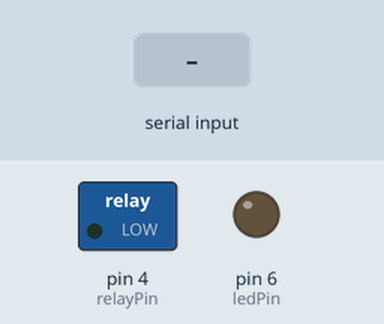
This sketch was run on a simulated Arduino Uno, built with avr-gcc and run on an emulated ATmega328P. On the bench: switched loads named in the sketch (green lamp = pin HIGH), output pins drawn as LEDs (lit = HIGH). Inputs (shaded band) come from the test bench.

Above: at 1.2 s.
1.3 s: "turn on LED" received over the second serial link
At 2.8 s:
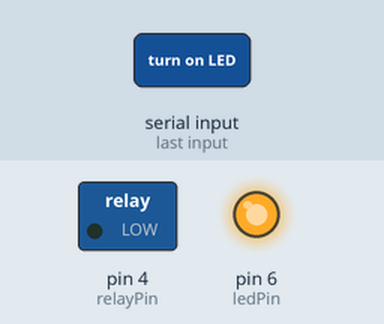
3.8 s: "turn on fan" received over the second serial link
At 5.9 s:
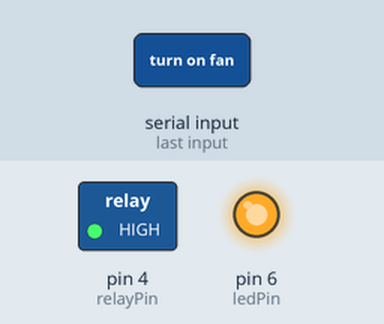
6.3 s: "turn off LED" received over the second serial link
At 7.7 s:
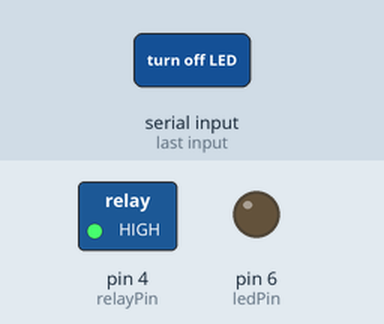
8.7 s: "turn off fan" received over the second serial link
At 10.8 s:
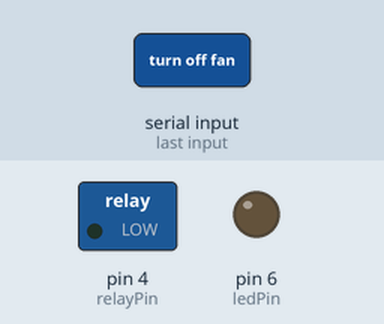
Timing chart, 0 to 12.1 s (numbered marks = the images above; inputs shaded):
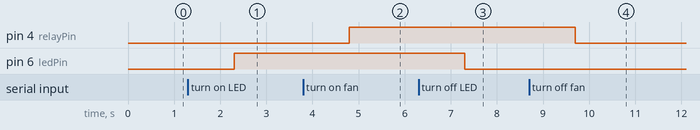

Measured:
- after the input at 1.3 s, pin 6 (ledPin): LOW → HIGH after 1.0 s
- after the input at 3.8 s, pin 4 (relayPin): LOW → HIGH after 1.0 s
- after the input at 6.3 s, pin 6 (ledPin): HIGH → LOW after 1.0 s
- after the input at 8.7 s, pin 4 (relayPin): HIGH → LOW after 1.0 s

The sketch:

automation.ino
```cpp
#include <SoftwareSerial.h>
// Bluetooth module pins
const int bluetoothTx = 2;
const int bluetoothRx = 3;
// LED pin
const int ledPin = 6;
// Relay pin
const int relayPin = 4;
SoftwareSerial bluetooth(bluetoothTx, bluetoothRx);
void setup() {
Serial.begin(9600);
bluetooth.begin(9600);
pinMode(ledPin, OUTPUT);
pinMode(relayPin, OUTPUT);
}
void loop() {
// Receive voice command from Bluetooth module
String voiceCommand = bluetooth.readString();
if (voiceCommand == "turn on LED") {
digitalWrite(ledPin, HIGH);
} else if (voiceCommand == "turn off LED") {
digitalWrite(ledPin, LOW);
} else if (voiceCommand == "turn on fan") {
digitalWrite(relayPin, HIGH);
} else if (voiceCommand == "turn off fan") {
digitalWrite(relayPin, LOW);
}
}
```
